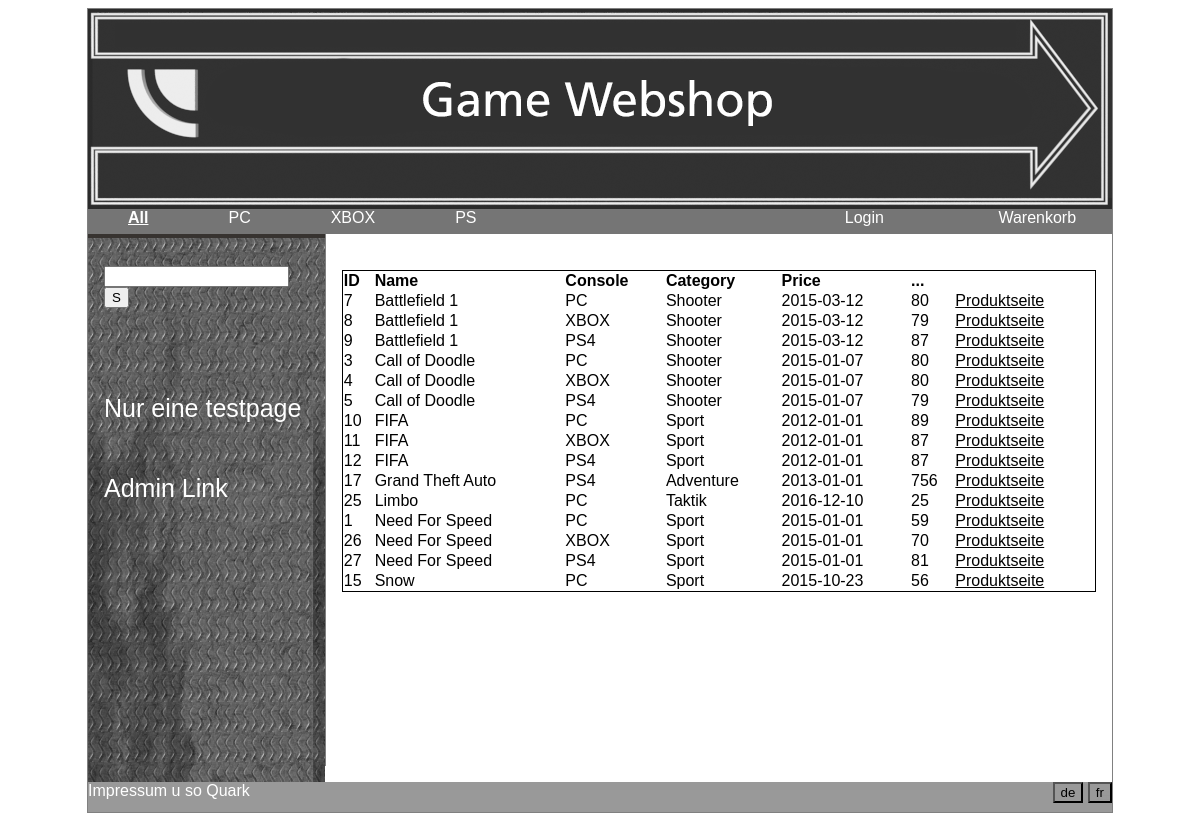
The page /A09/test.php on the database its author committed.
### tables this page shows
CREATE TABLE `product` (
  `id` int(11) NOT NULL,
  `game_id` int(11) DEFAULT NULL,
  `console_id` int(11) NOT NULL COMMENT 'Foreign Key to console',
  `price` decimal(10,0) NOT NULL,
  `sold_units` int(11) NOT NULL,
  `description` varchar(30) NOT NULL DEFAULT 'Standart' COMMENT 'Normalerweise: Standart Edition'
);

CREATE TABLE `game` (
  `id` int(11) NOT NULL,
  `name` varchar(30) NOT NULL,
  `description` text NOT NULL,
  `category` int(11) NOT NULL COMMENT 'Foreign Key to Category',
  `manufacturer` varchar(11) NOT NULL,
  `releaseDate` date NOT NULL DEFAULT '2015-01-01'
);

CREATE TABLE `console` (
  `id` int(11) NOT NULL,
  `name` varchar(8) NOT NULL
);

CREATE TABLE `category` (
  `id` int(11) NOT NULL,
  `name` varchar(11) NOT NULL
);

### A09/functions.php (called while the page is built, shortened)
<?php
function get_param($name, $default) {
	if (!isset($_GET[$name]))
	return $default;
	return urldecode($_GET[$name]);
}
?>

### A09/Product.php (called while the page is built, shortened)
<?php
class Product {
	private $id, $game_id, $name, $description, $console, $category, $price, $releaseDate;
	public function getId() {
		return $this->id;
	}
	public function getName() {
		return $this->name;
	}
	public function getConsole() {
		return $this->console;
	}
	public function getCategory() {
		return $this->category;
	}
	public function getPrice() {
		return $this->price;
	}
	public function getReleaseDate() {
		return $this->releaseDate;
	}
static public function getProducts($filter = '0', $groupBy = 'game.id') {
	$products = array();
	$sqlStatement = "SELECT
			product.id as id,
			game.name AS name,
			game.description AS description,
			console.name AS console,
			category.name AS category,
			price AS price,
			game.releaseDate as releaseDate
		FROM product
		LEFT JOIN game ON game.id = product.game_id
		LEFT JOIN console ON console.id = product.console_id
		LEFT JOIN category ON category.id = game.category
		";
	$sqlStatement = $sqlStatement." GROUP BY ".$groupBy.", product.id";
	$res = DB::doQuery(
		$sqlStatement
	);
	while ($product = $res->fetch_object(get_class()))
	$products[] = $product;
	return $products;
}
}

### A09/db.inc.php (called while the page is built, shortened)
<?php
class DB extends mysqli{
	static private $instance;
	static public function getInstance() {
		if ( !self::$instance )
		@self::$instance = new DB();
		return self::$instance;
	}
	static public function doQuery($sql) {
	return self::getInstance()->query($sql);
	}
}
?>

### A09/test.php (the view, shortened to what this page needs)
<?php
	include "functions.php";
	require_once "db.inc.php";
	require_once "Product.php";
	$console = get_param('console', '0');
    include "topNav.php";
    include "asideNav.php";
	$parametersURL = "console=$console";
	$groupBy = 'game.name';
	$products = Product::getProducts($console, $groupBy);
?>
<article>
		<table class ="ListTable">
			<tr>
				<th> ID </th><th> Name </th><th> Console </th> <th> Category </th><th> Price </th><th> ... </th>
			</tr>
		<?php
		foreach($products as $p){
			echo "<tr>";
			echo "<td>".$p->getId()."</td>";
			echo "<td>".$p->getName()."</td>";
			echo "<td>".$p->getConsole()."</td>";
			echo "<td>".$p->getCategory()."</td>";
			echo "<td>".$p->getReleaseDate()."</td>";
			echo "<td>".$p->getPrice()."</td>";
			echo "<td><a href='article.php?article=".$p->getId()."&".$parametersURL."'>Produktseite</a></td>";
			echo "</tr>";
		}
		?>
	</table>
</article>

### A09/mainstyle.css (style rules this page uses)
a { color: WHITE; }
article { color: black; margin-left: 150px; border-left: 1px solid gray; padding: 1em; overflow: hidden; height: 100%; min-height: 500px; }
article a { color:BLACK; }
table.ListTable { width:100%; border: 1px solid black; border-collapse: collapse; border-spacing: 5px; padding: 15px; text-align: left; }

### rows shown on the page
product: id "7", game.name "Battlefield 1", console.name "PC", category.name "Shooter", game.releaseDate "2015-03-12", price "80"
product: id "8", game.name "Battlefield 1", console.name "XBOX", category.name "Shooter", game.releaseDate "2015-03-12", price "79"
product: id "9", game.name "Battlefield 1", console.name "PS4", category.name "Shooter", game.releaseDate "2015-03-12", price "87"
product: id "3", game.name "Call of Doodle", console.name "PC", category.name "Shooter", game.releaseDate "2015-01-07", price "80"
product: id "4", game.name "Call of Doodle", console.name "XBOX", category.name "Shooter", game.releaseDate "2015-01-07", price "80"
product: id "5", game.name "Call of Doodle", console.name "PS4", category.name "Shooter", game.releaseDate "2015-01-07", price "79"
product: id "10", game.name "FIFA", console.name "PC", category.name "Sport", game.releaseDate "2012-01-01", price "89"
product: id "11", game.name "FIFA", console.name "XBOX", category.name "Sport", game.releaseDate "2012-01-01", price "87"
product: id "12", game.name "FIFA", console.name "PS4", category.name "Sport", game.releaseDate "2012-01-01", price "87"
product: id "17", game.name "Grand Theft Auto", console.name "PS4", category.name "Adventure", game.releaseDate "2013-01-01", price "756"
product: id "25", game.name "Limbo", console.name "PC", category.name "Taktik", game.releaseDate "2016-12-10", price "25"
product: id "1", game.name "Need For Speed", console.name "PC", category.name "Sport", game.releaseDate "2015-01-01", price "59"
product: id "26", game.name "Need For Speed", console.name "XBOX", category.name "Sport", game.releaseDate "2015-01-01", price "70"
product: id "27", game.name "Need For Speed", console.name "PS4", category.name "Sport", game.releaseDate "2015-01-01", price "81"
product: id "15", game.name "Snow", console.name "PC", category.name "Sport", game.releaseDate "2015-10-23", price "56"
